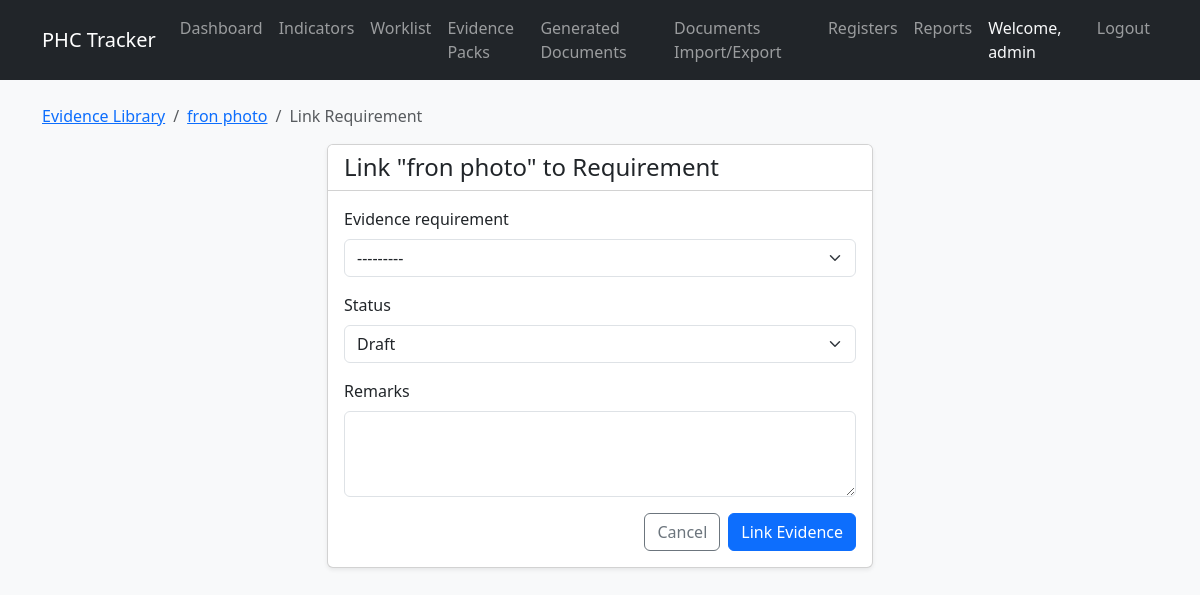
/evidence/1/link/ (signed in), run on the app's committed database.
### evidence/models.py (models this page shows, shortened)
class EvidenceItem(models.Model):
    title = models.CharField(max_length=255)
    evidence_type = models.CharField(max_length=50, choices=EvidenceType.choices, default=EvidenceType.OTHER)
    document_type = models.CharField(max_length=50, choices=DocumentType.choices, default=DocumentType.OTHER)
    file = models.FileField(upload_to='evidence_files/', blank=True, null=True)
    external_url = models.URLField(max_length=500, blank=True, null=True)
    physical_file_location = models.CharField(max_length=255, blank=True, null=True)
    display_location = models.CharField(max_length=255, blank=True, null=True)
    evidence_date = models.DateField(blank=True, null=True)
    version = models.CharField(max_length=50, blank=True, null=True)
    document_code = models.CharField(max_length=100, blank=True, null=True)
    effective_date = models.DateField(blank=True, null=True)
    review_date = models.DateField(blank=True, null=True)
    approval_status = models.CharField(max_length=50, choices=ApprovalStatus.choices, default=ApprovalStatus.DRAFT)
    approved_by = models.ForeignKey(User, on_delete=models.SET_NULL, null=True, blank=True, related_name='approved_evidence')
    approved_at = models.DateTimeField(blank=True, null=True)
    description = models.TextField(blank=True, null=True)
    uploaded_by = models.ForeignKey(User, on_delete=models.SET_NULL, null=True, blank=True, related_name='uploaded_evidence')
    planned_document = models.ForeignKey('evidence.PlannedEvidenceDocument', on_delete=models.SET_NULL, null=True, blank=True, related_name='evidence_items')
    source_type = models.CharField(max_length=50, choices=SourceType.choices, default=SourceType.UPLOADED_FILE)
    source_register_entry = models.ForeignKey('registers.RegisterEntry', on_delete=models.SET_NULL, null=True, blank=True, related_name='linked_evidence_items')
    created_at = models.DateTimeField(auto_now_add=True)
    updated_at = models.DateTimeField(auto_now=True)

class EvidenceRequirement(models.Model):
    indicator = models.ForeignKey(Indicator, on_delete=models.CASCADE, related_name='evidence_requirements')
    title = models.CharField(max_length=255)
    description = models.TextField(blank=True, null=True)
    evidence_type = models.CharField(max_length=50, choices=EvidenceType.choices, default=EvidenceType.OTHER)
    document_type = models.CharField(max_length=50, choices=DocumentType.choices, default=DocumentType.OTHER)
    ai_generation_mode = models.CharField(max_length=50, choices=AIGenerationMode.choices, default=AIGenerationMode.NO_AI_NEEDED)
    recurrence_mode = models.CharField(max_length=50, choices=RecurrenceMode.choices, default=RecurrenceMode.NONE)
    recurrence_frequency = models.CharField(max_length=100, blank=True, null=True)
    minimum_required_count = models.IntegerField(default=1)
    display_required = models.BooleanField(default=False)
    physical_verification_required = models.BooleanField(default=False)
    human_approval_required = models.BooleanField(default=False)
    upload_required = models.BooleanField(default=False)
    template_reusable = models.BooleanField(default=False)
    evidence_reuse_policy = models.CharField(max_length=100, blank=True, null=True)
    sort_order = models.IntegerField(default=0)
    active = models.BooleanField(default=True)
    created_at = models.DateTimeField(auto_now_add=True)
    updated_at = models.DateTimeField(auto_now=True)
    def __str__(self):
        return f"{self.indicator.indicator_no} - {self.title}"

### indicators/models.py (models this page shows, shortened)
class Indicator(models.Model):
    indicator_no = models.CharField(max_length=50, unique=True)
    functional_area_code = models.CharField(max_length=50)
    functional_area_name = models.CharField(max_length=255)
    standard_no = models.CharField(max_length=50)
    standard_code = models.CharField(max_length=50)
    standard_title = models.CharField(max_length=500)
    indicator_text = models.TextField()
    compliance_requirement = models.TextField(blank=True, null=True)
    surveyor_check = models.TextField(blank=True, null=True)
    scoring_note = models.TextField(blank=True, null=True)
    max_score = models.IntegerField(default=10)
    weightage_percent = models.IntegerField(default=100)
    partial_allowed = models.BooleanField(default=False)
    partial_score_percent = models.IntegerField(default=80)
    source_reference = models.CharField(max_length=255, blank=True, null=True)
    is_locked = models.BooleanField(default=True)
    created_at = models.DateTimeField(auto_now_add=True)
    updated_at = models.DateTimeField(auto_now=True)

### evidence/views.py (the view)
# urls.py: path('<int:pk>/link/', views.evidence_link, name='evidence_link'),
@login_required
def evidence_link(request, pk):
    item = get_object_or_404(EvidenceItem, pk=pk)
    if request.method == 'POST':
        form = EvidenceLinkageForm(request.POST)
        if form.is_valid():
            fulfillment = form.save(commit=False)
            fulfillment.evidence_item = item
            fulfillment.save()
            messages.success(request, 'Evidence linked successfully.')
            return redirect('evidence_detail', pk=item.pk)
    else:
        req_id = request.GET.get('requirement_id')
        initial = {}
        if req_id:
            initial['evidence_requirement'] = req_id
        form = EvidenceLinkageForm(initial=initial)
    context = {
        'evidence': item,
        'form': form
    }
    return render(request, 'evidence/link.html', context)

### evidence/forms.py
class EvidenceLinkageForm(forms.ModelForm):
    class Meta:
        model = EvidenceRequirementFulfillment
        fields = ['evidence_requirement', 'status', 'remarks']

### evidence/templates/evidence/link.html (shortened to what this page needs)
{% extends 'base.html' %}
{% block content %}
<nav aria-label="breadcrumb">
    <ol class="breadcrumb">
        <li class="breadcrumb-item"><a href="{% url 'evidence_list' %}">Evidence Library</a></li>
        <li class="breadcrumb-item"><a href="{% url 'evidence_detail' evidence.pk %}">{{ evidence.title }}</a></li>
        <li class="breadcrumb-item active" aria-current="page">Link Requirement</li>
    </ol>
</nav>
<div class="row">
    <div class="col-md-6 mx-auto">
        <div class="card">
            <div class="card-header bg-white">
                <h4 class="mb-0">Link "{{ evidence.title }}" to Requirement</h4>
            </div>
            <div class="card-body">
                <form method="post">
                    {% for field in form %}
                    <div class="mb-3">
                        <label for="{{ field.id_for_label }}" class="form-label">{{ field.label }}</label>
                        {% if field.name == 'remarks' %}
                            <textarea name="{{ field.name }}" id="{{ field.id_for_label }}" class="form-control" rows="3" {% if field.field.required %}required{% endif %}>{{ field.value|default:'' }}</textarea>
                        {% else %}
                            <select name="{{ field.name }}" id="{{ field.id_for_label }}" class="form-select" {% if field.field.required %}required{% endif %}>
                                {% for choice in field.field.choices %}
                                    <option value="{{ choice.0 }}" {% if field.value|stringformat:"s" == choice.0|stringformat:"s" %}selected{% endif %}>{{ choice.1 }}</option>
                                {% endfor %}
                            </select>
                        {% endif %}
                    </div>
                    {% endfor %}
                    <div class="d-flex justify-content-end gap-2">
                        <a href="{% url 'evidence_detail' evidence.pk %}" class="btn btn-outline-secondary">Cancel</a>
                        <button type="submit" class="btn btn-primary">Link Evidence</button>
                    </div>
                </form>
            </div>
        </div>
    </div>
</div>
{% endblock %}

### templates/base.html (shortened to what this page needs)
<!DOCTYPE html>
<html lang="en">
<head>
    <link href="https://cdn.jsdelivr.net/npm/bootstrap@5.3.0/dist/css/bootstrap.min.css" rel="stylesheet">
    <link href="{% load static %}{% static 'css/style.css' %}" rel="stylesheet">
</head>
<body>
    <nav class="navbar navbar-expand-lg navbar-dark bg-dark">
        <div class="container">
            <a class="navbar-brand" href="/">PHC Tracker</a>
            <div class="collapse navbar-collapse" id="navbarNav">
                <ul class="navbar-nav me-auto">
                    <li class="nav-item">
                        <a class="nav-link" href="/">Dashboard</a>
                    </li>
                    <li class="nav-item">
                        <a class="nav-link" href="/indicators/">Indicators</a>
                    </li>
                    <li class="nav-item">
                        <a class="nav-link" href="{% url 'evidence_worklist' %}">Worklist</a>
                    </li>
                    <li class="nav-item">
                        <a class="nav-link" href="{% url 'batch_list' %}">Evidence Packs</a>
                    </li>
                    <li class="nav-item">
                        <a class="nav-link" href="{% url 'generated_document_list' %}">Generated Documents</a>
                    </li>
                    <li class="nav-item">
                        <a class="nav-link" href="{% url 'document_transfer_center' %}">Documents Import/Export</a>
                    </li>
                    <li class="nav-item">
                        <a class="nav-link" href="/registers/">Registers</a>
                    </li>
                    <li class="nav-item">
                        <a class="nav-link" href="/reports/">Reports</a>
                    </li>
                </ul>
                <ul class="navbar-nav">
                    {% if user.is_authenticated %}
                        <li class="nav-item">
                            <span class="nav-link text-light">Welcome, {{ user.username }}</span>
                        </li>
                        <li class="nav-item">
                            <form method="post" action="{% url 'logout' %}">
                                <button type="submit" class="btn btn-link nav-link">Logout</button>
                            </form>
                        </li>
                    {% else %}
                        <li class="nav-item">
                            <a class="nav-link" href="{% url 'login' %}">Login</a>
                        </li>
                    {% endif %}
                </ul>
            </div>
        </div>
    </nav>
    <div class="container mt-4">
        {% block content %}{% endblock %}
    </div>
</body>
</html>

### static/css/style.css (style rules this page uses)
body { background-color: #f8f9fa; }
.card { box-shadow: 0 0.125rem 0.25rem rgba(0, 0, 0, 0.075); }

### data on the page
EvidenceItem: title "fron photo"
EvidenceRequirement: evidence_requirement "---------"

### other printed values
{{ user.username }} "admin"
{{ field.label }} "Evidence requirement" "Status" "Remarks"
form field status "Draft"
